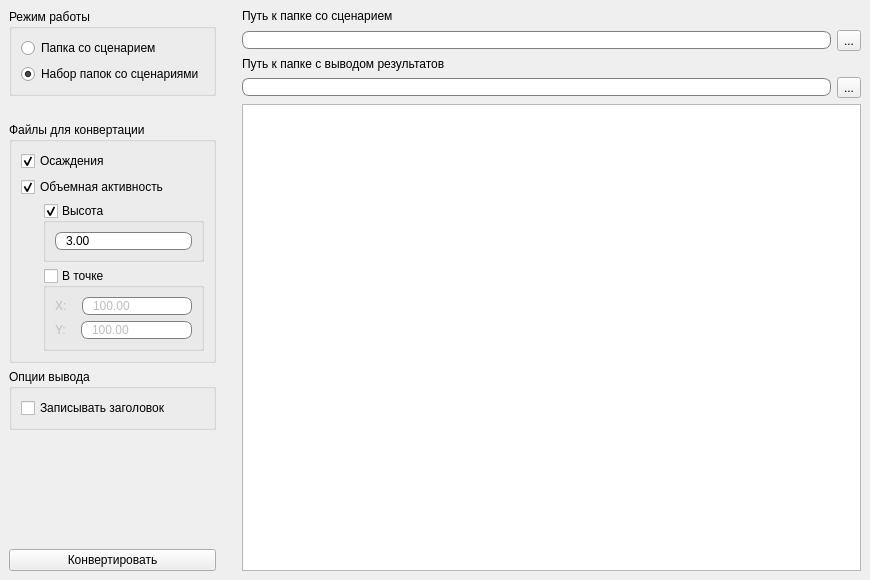
<?xml version="1.0" encoding="UTF-8"?>
<ui version="4.0">
 <class>MainWindow</class>
 <widget class="QMainWindow" name="MainWindow">
  <property name="geometry">
   <rect>
    <x>0</x>
    <y>0</y>
    <width>870</width>
    <height>580</height>
   </rect>
  </property>
  <property name="windowTitle">
   <string>EASConvert 2</string>
  </property>
  <property name="styleSheet">
   <string notr="true">QLineEdit {
    border: 1px solid gray;
    border-radius: 7px;
    padding: 0 8px;
    selection-background-color: darkgray;
}

QDoubleSpinBox {
    border: 1px solid gray;
    border-radius: 7px;
    padding: 0 8px;
    selection-background-color: darkgray;
}

</string>
  </property>
  <property name="unifiedTitleAndToolBarOnMac">
   <bool>false</bool>
  </property>
  <widget class="QWidget" name="centralwidget">
   <layout class="QGridLayout" name="gridLayout">
    <item row="4" column="0">
     <widget class="QPushButton" name="b_convert">
      <property name="text">
       <string>Конвертировать</string>
      </property>
      <property name="icon">
       <iconset resource="resources.qrc">
        <normaloff>:/Icons/Icons/startCalc.png</normaloff>:/Icons/Icons/startCalc.png</iconset>
      </property>
      <property name="iconSize">
       <size>
        <width>45</width>
        <height>45</height>
       </size>
      </property>
     </widget>
    </item>
    <item row="1" column="0">
     <layout class="QVBoxLayout" name="verticalLayout_5">
      <item>
       <widget class="QGroupBox" name="groupBox">
        <property name="title">
         <string>Файлы для конвертации</string>
        </property>
        <layout class="QVBoxLayout" name="verticalLayout_4">
         <item>
          <widget class="QCheckBox" name="check_d">
           <property name="text">
            <string>Осаждения</string>
           </property>
           <property name="checked">
            <bool>true</bool>
           </property>
          </widget>
         </item>
         <item>
          <widget class="QCheckBox" name="check_s">
           <property name="text">
            <string>Объемная активность</string>
           </property>
           <property name="checked">
            <bool>true</bool>
           </property>
          </widget>
         </item>
         <item>
          <layout class="QVBoxLayout" name="verticalLayout_7">
           <property name="leftMargin">
            <number>22</number>
           </property>
           <property name="topMargin">
            <number>0</number>
           </property>
           <item>
            <widget class="QGroupBox" name="groupBox_height">
             <property name="title">
              <string>Высота</string>
             </property>
             <property name="checkable">
              <bool>true</bool>
             </property>
             <property name="checked">
              <bool>true</bool>
             </property>
             <layout class="QVBoxLayout" name="verticalLayout_10">
              <item>
               <widget class="QDoubleSpinBox" name="spin_height">
                <property name="frame">
                 <bool>true</bool>
                </property>
                <property name="buttonSymbols">
                 <enum>QAbstractSpinBox::NoButtons</enum>
                </property>
                <property name="showGroupSeparator" stdset="0">
                 <bool>false</bool>
                </property>
                <property name="maximum">
                 <double>99999999.000000000000000</double>
                </property>
                <property name="stepType">
                 <enum>QAbstractSpinBox::AdaptiveDecimalStepType</enum>
                </property>
                <property name="value">
                 <double>3.000000000000000</double>
                </property>
               </widget>
              </item>
             </layout>
            </widget>
           </item>
           <item>
            <widget class="QGroupBox" name="groupBox_inPoint">
             <property name="enabled">
              <bool>true</bool>
             </property>
             <property name="title">
              <string>В точке</string>
             </property>
             <property name="checkable">
              <bool>true</bool>
             </property>
             <property name="checked">
              <bool>false</bool>
             </property>
             <layout class="QVBoxLayout" name="verticalLayout_9">
              <item>
               <layout class="QHBoxLayout" name="horizontalLayout_2">
                <property name="spacing">
                 <number>15</number>
                </property>
                <property name="topMargin">
                 <number>0</number>
                </property>
                <item>
                 <widget class="QLabel" name="label_4">
                  <property name="sizePolicy">
                   <sizepolicy hsizetype="Fixed" vsizetype="Preferred">
                    <horstretch>0</horstretch>
                    <verstretch>0</verstretch>
                   </sizepolicy>
                  </property>
                  <property name="text">
                   <string>X:</string>
                  </property>
                 </widget>
                </item>
                <item>
                 <widget class="QDoubleSpinBox" name="spin_x">
                  <property name="buttonSymbols">
                   <enum>QAbstractSpinBox::NoButtons</enum>
                  </property>
                  <property name="maximum">
                   <double>999999999.000000000000000</double>
                  </property>
                  <property name="stepType">
                   <enum>QAbstractSpinBox::AdaptiveDecimalStepType</enum>
                  </property>
                  <property name="value">
                   <double>100.000000000000000</double>
                  </property>
                 </widget>
                </item>
               </layout>
              </item>
              <item>
               <layout class="QHBoxLayout" name="horizontalLayout_4">
                <property name="spacing">
                 <number>15</number>
                </property>
                <property name="topMargin">
                 <number>0</number>
                </property>
                <item>
                 <widget class="QLabel" name="label_5">
                  <property name="sizePolicy">
                   <sizepolicy hsizetype="Fixed" vsizetype="Preferred">
                    <horstretch>0</horstretch>
                    <verstretch>0</verstretch>
                   </sizepolicy>
                  </property>
                  <property name="text">
                   <string>Y:</string>
                  </property>
                 </widget>
                </item>
                <item>
                 <widget class="QDoubleSpinBox" name="spin_y">
                  <property name="buttonSymbols">
                   <enum>QAbstractSpinBox::NoButtons</enum>
                  </property>
                  <property name="maximum">
                   <double>999999999.000000000000000</double>
                  </property>
                  <property name="stepType">
                   <enum>QAbstractSpinBox::AdaptiveDecimalStepType</enum>
                  </property>
                  <property name="value">
                   <double>100.000000000000000</double>
                  </property>
                 </widget>
                </item>
               </layout>
              </item>
             </layout>
            </widget>
           </item>
          </layout>
         </item>
        </layout>
       </widget>
      </item>
     </layout>
    </item>
    <item row="0" column="0">
     <layout class="QVBoxLayout" name="verticalLayout">
      <property name="bottomMargin">
       <number>20</number>
      </property>
      <item>
       <widget class="QGroupBox" name="groupBox_2">
        <property name="title">
         <string>Режим работы</string>
        </property>
        <layout class="QVBoxLayout" name="verticalLayout_6">
         <item>
          <widget class="QRadioButton" name="radio_single">
           <property name="text">
            <string>Папка со сценарием</string>
           </property>
           <property name="checked">
            <bool>false</bool>
           </property>
          </widget>
         </item>
         <item>
          <widget class="QRadioButton" name="radio_multi">
           <property name="text">
            <string>Набор папок со сценариями</string>
           </property>
           <property name="checked">
            <bool>true</bool>
           </property>
          </widget>
         </item>
        </layout>
       </widget>
      </item>
     </layout>
    </item>
    <item row="0" column="1" rowspan="5">
     <layout class="QVBoxLayout" name="verticalLayout_2">
      <property name="leftMargin">
       <number>20</number>
      </property>
      <item>
       <widget class="QLabel" name="label">
        <property name="text">
         <string>Путь к папке со сценарием</string>
        </property>
       </widget>
      </item>
      <item>
       <layout class="QHBoxLayout" name="horizontalLayout">
        <property name="topMargin">
         <number>1</number>
        </property>
        <item>
         <widget class="QLineEdit" name="line_inputFolder">
          <property name="font">
           <font>
            <bold>false</bold>
           </font>
          </property>
          <property name="styleSheet">
           <string notr="true"/>
          </property>
          <property name="text">
           <string/>
          </property>
          <property name="frame">
           <bool>true</bool>
          </property>
          <property name="clearButtonEnabled">
           <bool>true</bool>
          </property>
         </widget>
        </item>
        <item>
         <widget class="QToolButton" name="toolButton">
          <property name="text">
           <string>...</string>
          </property>
          <property name="icon">
           <iconset resource="resources.qrc">
            <normaloff>:/Icons/Icons/open.png</normaloff>:/Icons/Icons/open.png</iconset>
          </property>
          <property name="iconSize">
           <size>
            <width>32</width>
            <height>32</height>
           </size>
          </property>
         </widget>
        </item>
       </layout>
      </item>
      <item>
       <widget class="QLabel" name="label_2">
        <property name="text">
         <string>Путь к папке с выводом результатов</string>
        </property>
       </widget>
      </item>
      <item>
       <layout class="QHBoxLayout" name="horizontalLayout_3">
        <item>
         <widget class="QLineEdit" name="line_outputFolder">
          <property name="text">
           <string/>
          </property>
          <property name="frame">
           <bool>true</bool>
          </property>
          <property name="clearButtonEnabled">
           <bool>true</bool>
          </property>
         </widget>
        </item>
        <item>
         <widget class="QToolButton" name="toolButton_2">
          <property name="text">
           <string>...</string>
          </property>
          <property name="icon">
           <iconset resource="resources.qrc">
            <normaloff>:/Icons/Icons/open.png</normaloff>:/Icons/Icons/open.png</iconset>
          </property>
          <property name="iconSize">
           <size>
            <width>32</width>
            <height>32</height>
           </size>
          </property>
         </widget>
        </item>
       </layout>
      </item>
      <item>
       <widget class="QListWidget" name="list_log"/>
      </item>
     </layout>
    </item>
    <item row="3" column="0">
     <spacer name="verticalSpacer_2">
      <property name="orientation">
       <enum>Qt::Vertical</enum>
      </property>
      <property name="sizeHint" stdset="0">
       <size>
        <width>20</width>
        <height>40</height>
       </size>
      </property>
     </spacer>
    </item>
    <item row="2" column="0">
     <widget class="QGroupBox" name="groupBox_3">
      <property name="title">
       <string>Опции вывода</string>
      </property>
      <layout class="QVBoxLayout" name="verticalLayout_3">
       <item>
        <widget class="QCheckBox" name="check_writeHeader">
         <property name="text">
          <string>Записывать заголовок</string>
         </property>
        </widget>
       </item>
      </layout>
     </widget>
    </item>
   </layout>
  </widget>
 </widget>
 <resources>
  <include location="resources.qrc"/>
 </resources>
 <connections/>
</ui>
